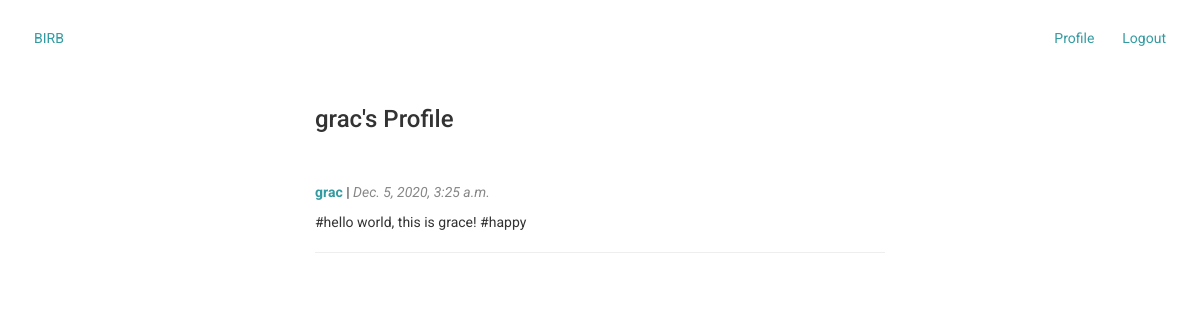
Before: /user/grac/ with the older database file.
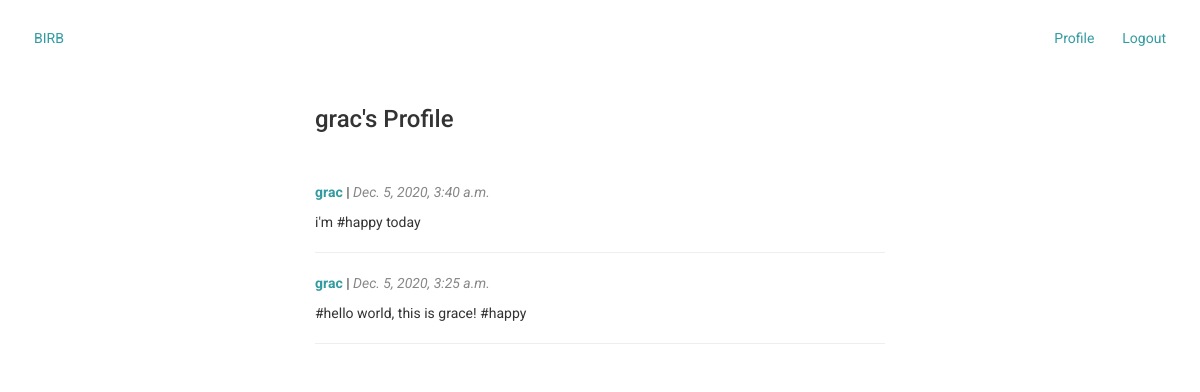
After: the same page with the newer database file.
### main/models.py (models this page shows, shortened)
class Chirp(models.Model):
    body = models.TextField(max_length=300)
    author = models.ForeignKey(User, on_delete=models.CASCADE, null=True)
    created_at = models.DateTimeField()
    hashtags = models.ManyToManyField(Hashtag)
    likes = models.ManyToManyField(User, related_name='likes', blank=True)

### main/views.py (the view)
# urls.py: path('user/<str:username>/', views.user_view, name='user_view'),
def user_view(request, username):
    user = User.objects.get(username=username)
    chirps = Chirp.objects.filter(author=user).order_by('-created_at')
    return render(request, 'user.html', {'user': user, 'chirps': chirps})

### main/templates/user.html
{% extends 'base.html' %}
{% load static %}
{% block styles %}
    <link rel="stylesheet" href="{% static 'css/chirp_list.css' %}">
{% endblock %}
{% block content %}
    <h3>{{ user.username }}'s Profile</h3>
    <br>
    {% for chirp in chirps %}
        <div class="chirp-card">
            <p><span class="chirp-username"><b>
                <a href="{% url 'user_view' username=chirp.author.username %}">{{ chirp.author.username }}</a>
            </b></span> |
                <span class="chirp-created-at"><i>{{ chirp.created_at }}</i></span></p>
            <p>{{ chirp.body }}</p>
            <hr/>
        </div>
    {% endfor %}
{% endblock %}

Changed rows visible on the page:
added Chirp: author.username "grac", created_at "Dec. 5, 2020, 3:40 a.m.", body "i'm #happy today"
